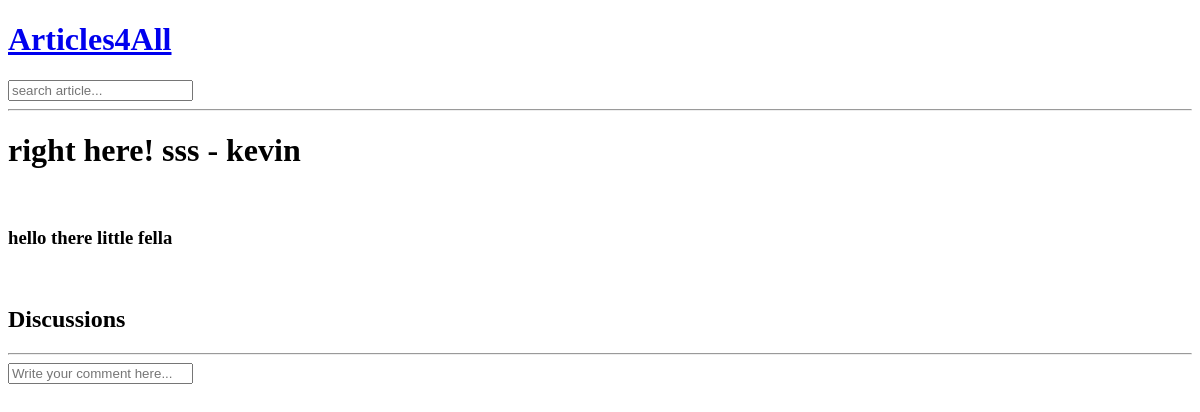
/article/6, run on an earlier commit of the app's database.
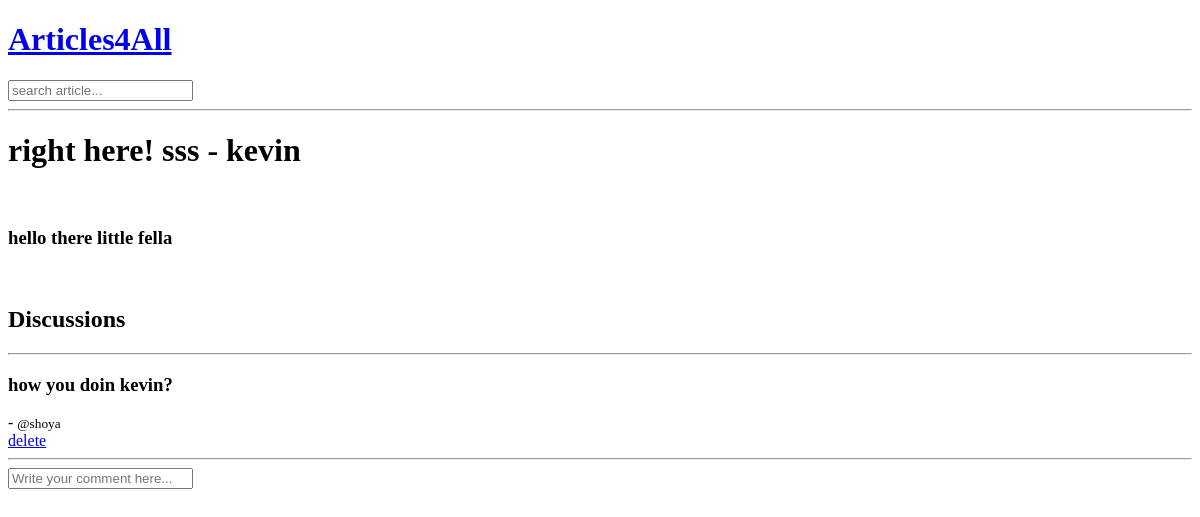
And on a later commit of the database.
### articles/models.py (models this page shows, shortened)
class Comment(models.Model):
	user = models.ForeignKey(User, on_delete=models.CASCADE)
	article = models.ForeignKey(Article, on_delete=models.CASCADE)
	body = models.TextField()
	created = models.DateTimeField(auto_now_add=True)
	updated = models.DateTimeField(auto_now=True)
	class Meta:
		ordering = ['-updated', 'created']

### articles/views.py (the view, shortened to what this page needs)
# urls.py: path('article/<int:id>', ArticleView.as_view(), name='article-page'),
class ArticleView(View):
	template_name = 'article/article.html'
	def get(self, request, id=None, *args, **kwargs):
		obj = get_object_or_404(Article, id=id)
		comments = obj.comment_set.all().order_by('-created')
		context = {'object': obj, 'comments': comments}
		return render(request, self.template_name, context)

### articles/models.py (called while the page is built)
	def __str__(self):
		return self.name

### articles/templates/article/article.html (shortened to what this page needs)
{% include 'base.html' %}
{% block content %}
		<h1>{{object.title}} - {{object.author}}</h1>
		<h3>{{object.body}}</h3>
		<div class="comment-section">
			<div class="show-comments">
				<h2>Discussions</h2>
				<hr>
				{% for comment in comments %}
					<h3>{{comment.body}}</h3> - <small>@{{comment.user}}</small>
					<br>
					<a href="{% url 'delete-comment' comment.id %}">delete</a>
					<hr>
				{% endfor %}
			</div>
			<div class="add-comment">
				<form method="POST" action="">
					<input type="text" name='body' placeholder="Write your comment here..." />
				</form>
			</div>
		</div>
{% endblock %}

What changed in the data, as far as the page shows it:
added Comment: body "how you doin kevin?", user "shoya"
